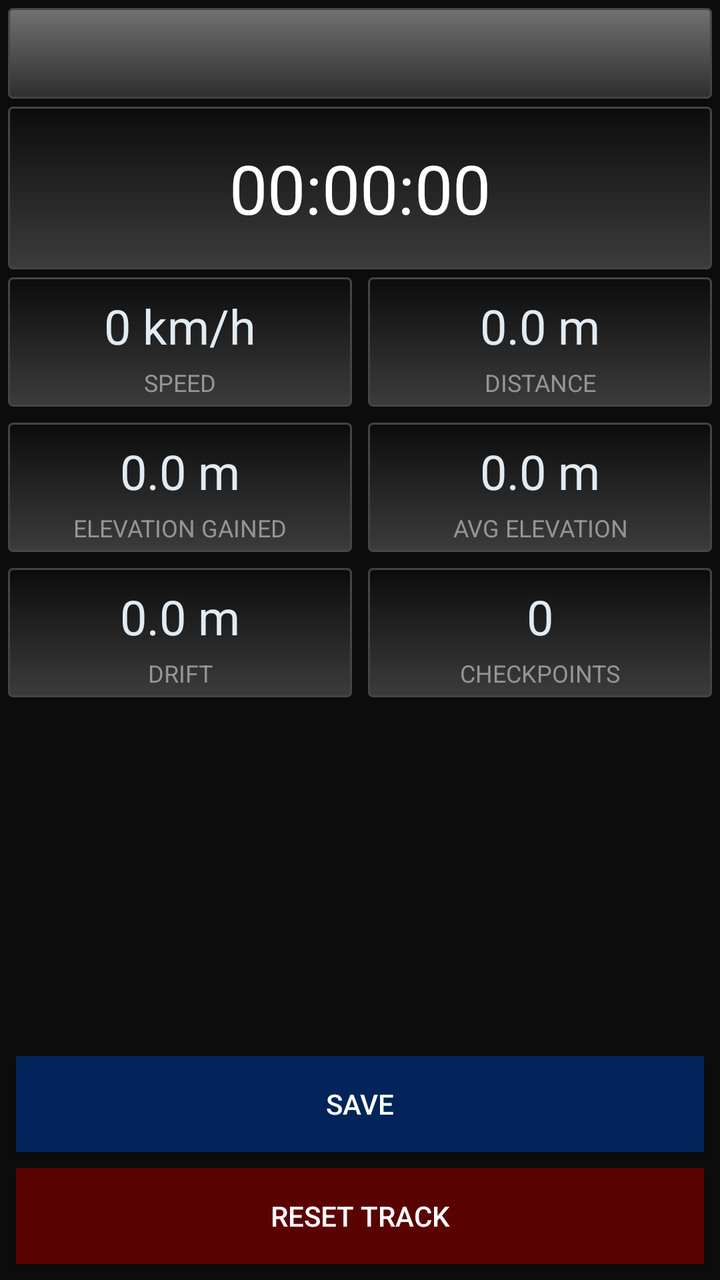
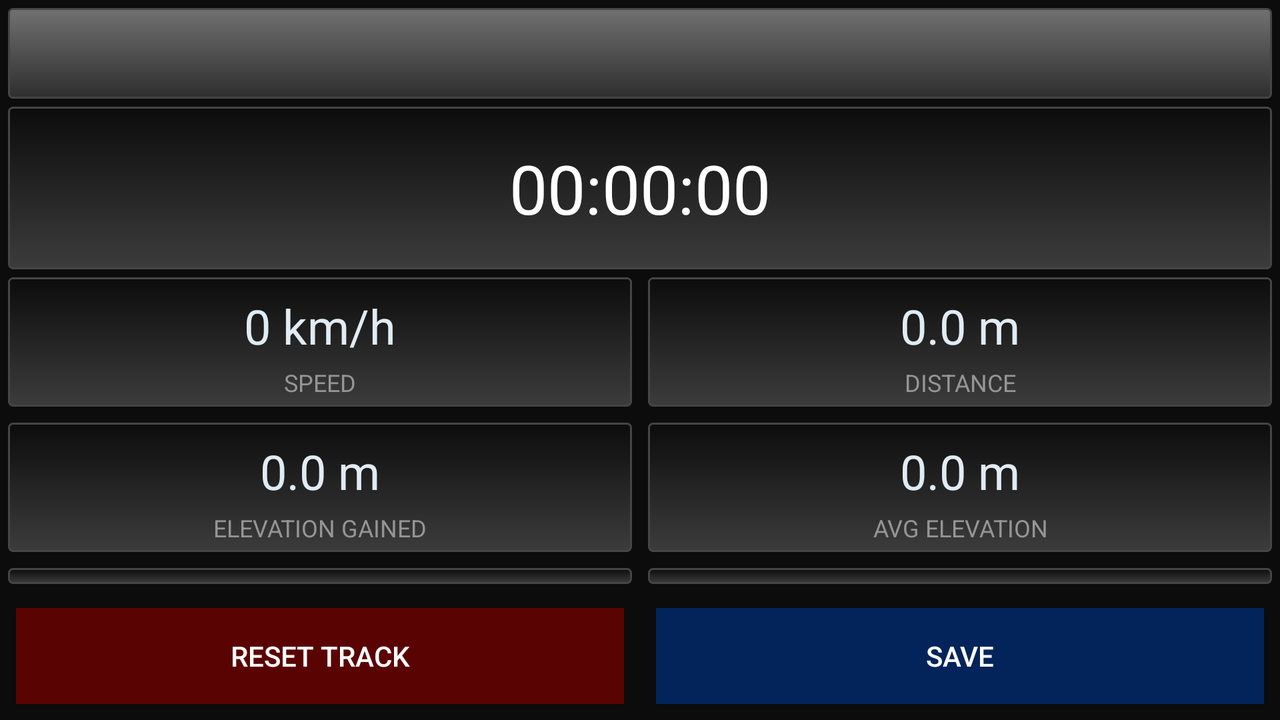

An Android layout and its configuration variant, each rendered on a device that would load it. The default file and the variant file are quoted in full after the pictures.
<!-- AndroidManifest.xml: application theme AppTheme -->
<!-- res/layout/activity_detail.xml -->
<?xml version="1.0" encoding="utf-8"?>
<androidx.constraintlayout.widget.ConstraintLayout xmlns:android="http://schemas.android.com/apk/res/android"
    xmlns:app="http://schemas.android.com/apk/res-auto"
    xmlns:tools="http://schemas.android.com/tools"
    android:layout_width="match_parent"
    android:layout_height="match_parent"
    android:background="@color/color_very_dark"
    tools:context=".activity.DetailActivity"
    android:id="@+id/activity_detail"
    android:focusable="true"
    android:focusableInTouchMode="true">

    <EditText
        android:id="@+id/track_name"
        android:layout_width="0dp"
        android:layout_height="wrap_content"
        style="@style/DetailInfoName"
        android:background="@drawable/rounded_corners_light"
        app:layout_constraintTop_toTopOf="parent"
        app:layout_constraintStart_toStartOf="parent"
        app:layout_constraintEnd_toEndOf="parent"
        app:layout_constraintBottom_toTopOf="@id/duration"
        android:inputType="text"
        android:importantForAutofill="no"
        tools:ignore="LabelFor" />

    <TextView
        android:id="@+id/duration"
        style="@style/DetailInfoTitle"
        android:background="@drawable/rounded_corners"
        android:layout_width="0dp"
        android:layout_height="wrap_content"
        android:text="@string/stats_time_default_text"
        app:layout_constraintEnd_toEndOf="parent"
        app:layout_constraintStart_toStartOf="parent"
        app:layout_constraintTop_toBottomOf="@id/track_name" />

    <include layout="@layout/detail_column_a"
        android:id="@+id/column_a"
        android:layout_height="wrap_content"
        android:layout_width="0dp"
        app:layout_constraintStart_toStartOf="parent"
        app:layout_constraintEnd_toStartOf="@id/column_b"
        app:layout_constraintTop_toBottomOf="@id/duration"
        />

    <include layout="@layout/detail_column_b"
        android:id="@+id/column_b"
        android:layout_height="wrap_content"
        android:layout_width="0dp"
        app:layout_constraintStart_toEndOf="@id/column_a"
        app:layout_constraintEnd_toEndOf="parent"
        app:layout_constraintTop_toBottomOf="@id/duration"
        />

    <androidx.appcompat.widget.AppCompatSpinner
        android:id="@+id/spinner_track_type"
        android:layout_width="0dp"
        android:layout_height="wrap_content"
        android:background="@drawable/rounded_corners"
        app:layout_constraintStart_toStartOf="parent"
        app:layout_constraintEnd_toEndOf="parent"
        app:layout_constraintTop_toBottomOf="@id/column_a"
        android:layout_margin="@dimen/padding_small"/>

    <Button
        android:id="@+id/btn_save"
        android:layout_width="0dp"
        android:layout_height="wrap_content"
        android:text="@string/save_track_text"
        android:onClick="buttonSaveOnClick"
        android:textColor="@color/text_intense_light"
        android:background="@color/color_ocean"
        android:padding="@dimen/padding_small"
        android:layout_margin="@dimen/padding_small"
        app:layout_constraintBottom_toTopOf="@id/btn_reset"
        app:layout_constraintEnd_toEndOf="parent"
        app:layout_constraintStart_toStartOf="parent" />

    <Button
        android:id="@+id/btn_reset"
        android:layout_width="0dp"
        android:layout_height="wrap_content"
        android:text="@string/options_reset_track_text"
        android:onClick="buttonResetOnClick"
        android:textColor="@color/text_intense_light"
        android:background="#5A0303"
        android:padding="@dimen/padding_small"
        android:layout_margin="@dimen/padding_small"

        app:layout_constraintBottom_toBottomOf="parent"
        app:layout_constraintEnd_toEndOf="parent"
        app:layout_constraintStart_toStartOf="parent" />

</androidx.constraintlayout.widget.ConstraintLayout>
<!-- res/layout/detail_column_a.xml (included above) -->
<?xml version="1.0" encoding="utf-8"?>
<LinearLayout xmlns:android="http://schemas.android.com/apk/res/android"
    xmlns:tools="http://schemas.android.com/tools"
    android:orientation="vertical"
    android:layout_width="match_parent"
    android:layout_height="match_parent">

    <LinearLayout
        android:orientation="vertical"
        android:layout_width="match_parent"
        android:layout_height="wrap_content"
        android:background="@drawable/rounded_corners"
        style="@style/DetailInfo">

        <TextView
            android:id="@+id/avg_speed"
            style="@style/DetailInfoBig"
            android:text="@string/stats_speed_default_text"
            android:layout_width="match_parent"
            android:layout_height="wrap_content" />
        
        <TextView
            android:layout_width="match_parent"
            android:layout_height="wrap_content"
            style="@style/DetailInfoHint"
            android:text="@string/speed_hint" />

    </LinearLayout>

    <LinearLayout
        android:orientation="vertical"
        android:layout_width="match_parent"
        android:layout_height="wrap_content"
        android:background="@drawable/rounded_corners"
        style="@style/DetailInfo">

        <TextView
            android:id="@+id/elevation_gained"
            style="@style/DetailInfoBig"
            android:text="@string/stats_distance_default_text"
            android:layout_width="match_parent"
            android:layout_height="wrap_content" />

        <TextView
            android:layout_width="match_parent"
            android:layout_height="wrap_content"
            style="@style/DetailInfoHint"
            android:text="@string/elevation_gained_hint" />

    </LinearLayout>

    <LinearLayout
        android:orientation="vertical"
        android:layout_width="match_parent"
        android:layout_height="wrap_content"
        android:background="@drawable/rounded_corners"
        style="@style/DetailInfo">

        <TextView
            android:id="@+id/drift"
            style="@style/DetailInfoBig"
            android:text="@string/stats_distance_default_text"
            android:layout_width="match_parent"
            android:layout_height="wrap_content" />

        <TextView
            android:layout_width="match_parent"
            android:layout_height="wrap_content"
            style="@style/DetailInfoHint"
            android:text="@string/drift_hint" />

    </LinearLayout>

</LinearLayout>
<!-- res/layout/detail_column_b.xml (included above) -->
<?xml version="1.0" encoding="utf-8"?>
<LinearLayout xmlns:android="http://schemas.android.com/apk/res/android"
    xmlns:tools="http://schemas.android.com/tools"
    android:layout_width="match_parent"
    android:layout_height="match_parent"
    android:orientation="vertical">

    <LinearLayout
        style="@style/DetailInfo"
        android:layout_width="match_parent"
        android:layout_height="wrap_content"
        android:background="@drawable/rounded_corners"
        android:orientation="vertical">

        <TextView
            android:id="@+id/total_distance"
            style="@style/DetailInfoBig"
            android:layout_width="match_parent"
            android:layout_height="wrap_content"
            android:text="@string/stats_distance_default_text" />

        <TextView
            android:layout_width="match_parent"
            android:layout_height="wrap_content"
            style="@style/DetailInfoHint"
            android:text="@string/distance_hint" />
    </LinearLayout>

    <LinearLayout
        style="@style/DetailInfo"
        android:layout_width="match_parent"
        android:layout_height="wrap_content"
        android:background="@drawable/rounded_corners"
        android:orientation="vertical">

        <TextView
            android:id="@+id/avg_elevation"
            style="@style/DetailInfoBig"
            android:layout_width="match_parent"
            android:layout_height="wrap_content"
            android:text="@string/stats_distance_default_text" />

        <TextView
            android:layout_width="match_parent"
            android:layout_height="wrap_content"
            style="@style/DetailInfoHint"
            android:text="@string/avg_elevation_hint" />
    </LinearLayout>

    <LinearLayout
        style="@style/DetailInfo"
        android:layout_width="match_parent"
        android:layout_height="wrap_content"
        android:background="@drawable/rounded_corners"
        android:orientation="vertical">

        <TextView
            android:id="@+id/checkpoints_count"
            style="@style/DetailInfoBig"
            android:layout_width="match_parent"
            android:layout_height="wrap_content"
            android:text="@string/count_default_text" />

        <TextView
            android:layout_width="match_parent"
            android:layout_height="wrap_content"
            style="@style/DetailInfoHint"
            android:text="@string/checkpoints_hint" />
    </LinearLayout>
</LinearLayout>
<!-- resources referenced by this layout -->
<resources>
  <color name="color_ocean">#03245A</color>
  <color name="color_very_dark">#0C0C0C</color>
  <color name="text_intense_light">#FFFFFF</color>
  <dimen name="padding_small">8dp</dimen>
  <!-- drawable rounded_corners (drawable) -->
  <?xml version="1.0" encoding="UTF-8"?>
  <shape xmlns:android="http://schemas.android.com/apk/res/android"
      android:shape="rectangle">
      <gradient android:startColor="#3C3C3C"
          android:endColor="#0C0C0C"
          android:angle="90"/>
      <corners android:bottomRightRadius="2dp" android:bottomLeftRadius="2dp"
          android:topLeftRadius="2dp" android:topRightRadius="2dp" />
      <stroke android:width="1dp" android:color="#454545"/>
  </shape>
  <!-- drawable rounded_corners_light (drawable) -->
  <?xml version="1.0" encoding="UTF-8"?>
  <shape xmlns:android="http://schemas.android.com/apk/res/android"
      android:shape="rectangle">
      <gradient android:startColor="#2E2E2E"
          android:endColor="#717171"
          android:angle="90"/>
      <corners android:bottomRightRadius="2dp" android:bottomLeftRadius="2dp"
          android:topLeftRadius="2dp" android:topRightRadius="2dp" />
      <stroke android:width="1dp" android:color="#454545"/>
  </shape>
  <string name="avg_elevation_hint">AVG ELEVATION</string>
  <string name="checkpoints_hint">CHECKPOINTS</string>
  <string name="count_default_text">0</string>
  <string name="distance_hint">DISTANCE</string>
  <string name="drift_hint">DRIFT</string>
  <string name="elevation_gained_hint">ELEVATION GAINED</string>
  <string name="options_reset_track_text">Reset track</string>
  <string name="save_track_text">Save</string>
  <string name="speed_hint">SPEED</string>
  <string name="stats_distance_default_text">0.0 m</string>
  <string name="stats_speed_default_text">0 km/h</string>
  <string name="stats_time_default_text">00:00:00</string>
  <style name="DetailInfo">
          <item name="borderWidth">2dp</item>
          <item name="android:layout_margin">4dp</item>
          <item name="android:padding">4dp</item>
          <item name="android:focusable">true</item>
          <item name="android:focusableInTouchMode">true</item>
      </style>
  <style name="DetailInfoBig">
          <item name="android:textColor">@color/text_light</item>
          <item name="android:textSize">24sp</item>
          <item name="android:textAlignment">center</item>
          <item name="android:padding">4dp</item>
      </style>
  <style name="DetailInfoHint">
          <item name="android:textColor">@color/text_semi_light</item>
          <item name="android:textSize">12sp</item>
          <item name="android:textAlignment">center</item>
      </style>
  <style name="DetailInfoName" parent="DetailInfo">
          <item name="android:textColor">@color/text_intense_light</item>
          <item name="android:textSize">22sp</item>
          <item name="android:padding">8dp</item>
          <item name="android:textAlignment">textStart</item>
      </style>
  <style name="DetailInfoTitle" parent="DetailInfo">
          <item name="android:textColor">@color/text_intense_light</item>
          <item name="android:textSize">34sp</item>
          <item name="android:padding">18dp</item>
          <item name="android:textAlignment">center</item>
      </style>
  <style name="AppTheme" parent="Theme.AppCompat.Light.DarkActionBar">
          
          <item name="colorPrimary">@color/colorPrimary</item>
          <item name="colorPrimaryDark">@color/colorPrimaryDark</item>
          <item name="colorAccent">@color/colorAccent</item>
      </style>
  <color name="text_light">#E1EBF4</color>
  <color name="text_semi_light">#959595</color>
  <color name="colorPrimary">#0C0C0C</color>
  <color name="colorPrimaryDark">#0C0C0C</color>
  <color name="colorAccent">#FFDB80</color>
</resources>
<!-- res/layout-land/activity_detail.xml (the repository's variant of the layout above) -->
<!-- drawn on the phone turned sideways -->
<?xml version="1.0" encoding="utf-8"?>
<androidx.constraintlayout.widget.ConstraintLayout xmlns:android="http://schemas.android.com/apk/res/android"
    xmlns:app="http://schemas.android.com/apk/res-auto"
    xmlns:tools="http://schemas.android.com/tools"
    android:layout_width="match_parent"
    android:layout_height="match_parent"
    android:background="@color/color_very_dark"
    tools:context=".activity.DetailActivity"
    android:id="@+id/activity_detail"
    android:focusable="true"
    android:focusableInTouchMode="true">

    <EditText
        android:id="@+id/track_name"
        android:layout_width="0dp"
        android:layout_height="wrap_content"
        style="@style/DetailInfoName"
        android:background="@drawable/rounded_corners_light"
        app:layout_constraintTop_toTopOf="parent"
        app:layout_constraintStart_toStartOf="parent"
        app:layout_constraintEnd_toEndOf="parent"
        app:layout_constraintBottom_toTopOf="@id/duration"
        android:inputType="text"
        android:importantForAutofill="no"
        tools:ignore="LabelFor" />

    <TextView
        android:id="@+id/duration"
        style="@style/DetailInfoTitle"
        android:background="@drawable/rounded_corners"
        android:layout_width="0dp"
        android:layout_height="wrap_content"
        android:text="@string/stats_time_default_text"
        app:layout_constraintEnd_toEndOf="parent"
        app:layout_constraintStart_toStartOf="parent"
        app:layout_constraintTop_toBottomOf="@id/track_name" />

    <include layout="@layout/detail_column_a"
        android:id="@+id/column_a"
        android:layout_height="0dp"
        android:layout_width="0dp"
        app:layout_constraintStart_toStartOf="parent"
        app:layout_constraintEnd_toStartOf="@id/column_b"
        app:layout_constraintTop_toBottomOf="@id/duration"
        app:layout_constraintBottom_toTopOf="@id/spinner_track_type"
        />

    <include layout="@layout/detail_column_b"
        android:id="@+id/column_b"
        android:layout_height="0dp"
        android:layout_width="0dp"
        app:layout_constraintStart_toEndOf="@id/column_a"
        app:layout_constraintEnd_toEndOf="parent"
        app:layout_constraintTop_toBottomOf="@id/duration"
        app:layout_constraintBottom_toTopOf="@id/spinner_track_type"
        />

    <androidx.appcompat.widget.AppCompatSpinner
        android:id="@+id/spinner_track_type"
        android:layout_width="0dp"
        android:layout_height="wrap_content"
        android:background="@drawable/rounded_corners"
        app:layout_constraintStart_toStartOf="parent"
        app:layout_constraintEnd_toEndOf="parent"

        app:layout_constraintBottom_toTopOf="@id/btn_reset"
        android:layout_margin="@dimen/padding_small"/>

    <Button
        android:id="@+id/btn_save"
        android:layout_width="0dp"
        android:layout_height="wrap_content"
        android:text="@string/save_track_text"
        android:onClick="buttonSaveOnClick"
        android:textColor="@color/text_intense_light"
        android:background="@color/color_ocean"
        android:padding="@dimen/padding_small"
        android:layout_margin="@dimen/padding_small"
        app:layout_constraintBottom_toBottomOf="parent"
        app:layout_constraintEnd_toEndOf="parent"
        app:layout_constraintStart_toEndOf="@id/btn_reset" />

    <Button
        android:id="@+id/btn_reset"
        android:layout_width="0dp"
        android:layout_height="wrap_content"
        android:text="@string/options_reset_track_text"
        android:onClick="buttonResetOnClick"
        android:textColor="@color/text_intense_light"
        android:background="#5A0303"
        android:padding="@dimen/padding_small"
        android:layout_margin="@dimen/padding_small"

        app:layout_constraintBottom_toBottomOf="parent"
        app:layout_constraintEnd_toStartOf="@id/btn_save"
        app:layout_constraintStart_toStartOf="parent" />

</androidx.constraintlayout.widget.ConstraintLayout>
